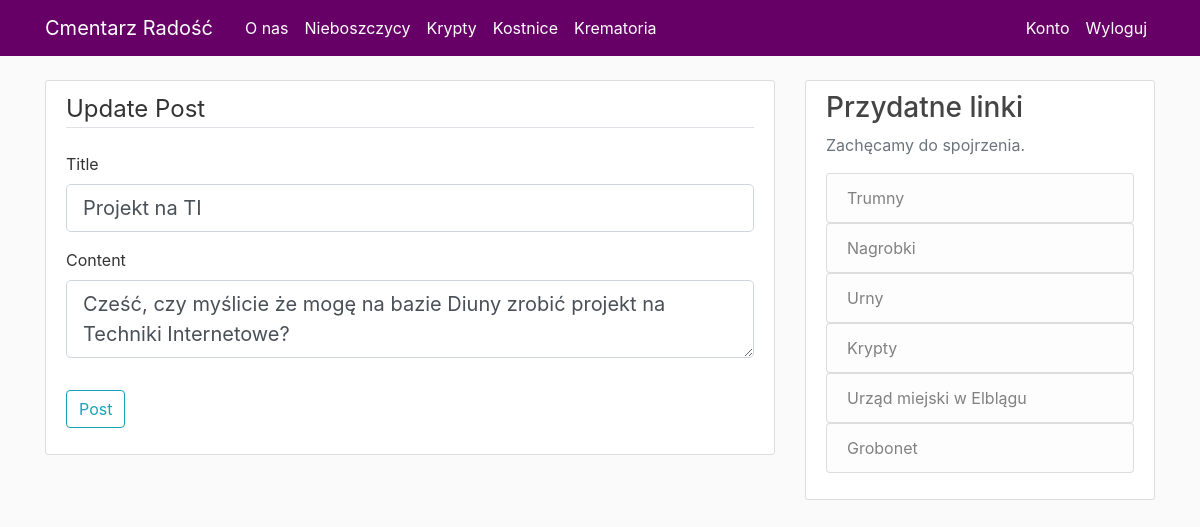
/post/7/update (signed in), run on the app's committed database.
### Radosc/models.py (models this page shows, shortened)
class Post(db.Model):
    id = db.Column(db.Integer, primary_key=True)
    title = db.Column(db.String(100), nullable=False)
    date_posted = db.Column(db.DateTime, nullable=False, default=datetime.utcnow)
    content = db.Column(db.Text, nullable=False)
    user_id = db.Column(db.Integer, db.ForeignKey('user.id'), nullable=False)

### Radosc/routes.py (the view)
@app.route("/post/<int:post_id>/update", methods=['GET', 'POST'])
@login_required
def update_post(post_id):
    post = Post.query.get_or_404(post_id)
    if post.author != current_user:
        abort(403)
    form = PostForm()
    if form.validate_on_submit():
        post.title = form.title.data
        post.content = form.content.data
        db.session.commit()
        flash('Your post has been updated!', 'success')
        return redirect(url_for('post', post_id=post.id))
    elif request.method == 'GET':
        form.title.data = post.title
        form.content.data = post.content
    return render_template('create_post.html', title='Update Post', form=form, legend='Update Post')

### Radosc/forms.py
class PostForm(FlaskForm):
    title = StringField('Title', validators=[DataRequired()])
    content = TextAreaField('Content', validators=[DataRequired()])
    submit = SubmitField('Post')

### Radosc/models.py (called while the page is built)
@login_manager.user_loader
def load_user(user_id):
    return User.query.get(int(user_id))

### Radosc/templates/create_post.html (shortened to what this page needs)
{% extends "layout.html" %}
{% block content %}
<div class="content-section">
  <form class="" action="" method="POST">
      <fieldset class="form-group">
          <legend class="border-bottom mb-4">{{ legend }}</legend>
          <div class="form-group">
              {{ form.title.label(class="form-control-label")}}
              {% if form.title.errors %}
                {{ form.title(class="form-control form-control-lg is-invalid")}}
                <div class="invalid-feedback">
                    {% for error in form.title.errors %}
                      <span>{{ error}}</span>
                    {% endfor %}
                </div>
                {% else %}
                    {{ form.title(class="form-control form-control-lg")}}
                {% endif %}
          </div>
          <div class="form-group">
              {{ form.content.label(class="form-control-label")}}
              {% if form.content.errors %}
                {{ form.content(class="form-control form-control-lg is-invalid")}}
                <div class="invalid-feedback">
                    {% for error in form.content.errors %}
                      <span>{{ error}}</span>
                    {% endfor %}
                </div>
                {% else %}
                    {{ form.content(class="form-control form-control-lg")}}
                {% endif %}
          </div>
      </fieldset>
      <div class="form-group">
          {{ form.submit(class="btn btn-outline-info") }}
      </div>
  </form>
</div>
{% endblock content %}

### Radosc/static/main.css (style rules this page uses)
body { background: #fafafa; color: #333333; margin-top: 5rem; }
.content-section { background: #ffffff; padding: 10px 20px; border: 1px solid #dddddd; border-radius: 3px; margin-bottom: 20px; }

### data on the page
Post: title "Projekt na TI", content "Cześć, czy myślicie że mogę na bazie Diuny zrobić projekt na Techniki Internetowe?"

### other printed values
{{ legend }} "Update Post"
